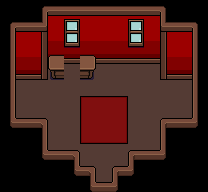

This is a level from a 2D game, rendered from its Tiled map with the project's own tilesets. A one-line summary and the complete map file follow:
An orthogonal 13x12 tile map with 16x16 px tiles, 3 tile layers (Base Layer, Ground Layer, Upper Layer), 3 tilesets and 8 objects (4x WorldObject, Entrance, Shop Slate, NPC_42, Cutscene_Entrance).

<map version="1.10" tiledversion="1.10.2" orientation="orthogonal" renderorder="right-down" width="13" height="12" tilewidth="16" tileheight="16" infinite="0" nextlayerid="12" nextobjectid="55">
 <properties>
  <property name="BuildingID" type="int" value="20" />
  <property name="MapType" value="Town" />
 </properties>
 <tileset firstgid="1" source="../Tilesets/tilesetHouses.tsx" />
 <tileset firstgid="521" source="../Tilesets/tsWalls_Floors.tsx" />
 <tileset firstgid="1005" source="../Tilesets/Decor.tsx" />
 <layer id="6" name="Base Layer" width="13" height="12">
  <data encoding="csv">
566,566,566,566,566,566,566,566,566,566,566,566,566,
566,566,566,699,699,699,699,699,699,699,566,566,566,
566,699,699,721,721,721,721,721,721,721,699,699,566,
566,721,721,743,743,743,743,743,743,743,721,721,566,
566,743,743,896,896,896,896,896,896,896,743,743,566,
566,896,896,896,896,896,896,896,896,896,896,896,566,
566,896,896,896,896,2129,2130,2131,896,896,896,896,566,
566,896,896,896,896,2152,2153,2154,896,896,896,896,566,
566,566,566,896,896,2175,2176,2177,896,896,566,566,566,
566,566,566,896,896,896,896,896,896,896,566,566,566,
566,566,566,566,566,896,896,896,566,566,566,566,566,
566,566,566,566,566,566,896,566,566,566,566,566,566
</data>
 </layer>
 <layer id="7" name="Ground Layer" width="13" height="12">
  <data encoding="csv">
0,0,609,544,544,544,544,544,544,544,610,0,0,
609,544,545,767,2086,767,767,767,2086,767,543,544,610,
611,767,567,0,2109,0,0,0,2109,0,565,767,633,
611,0,567,588,588,588,588,588,588,588,565,0,633,
611,588,589,443,0,446,0,0,0,0,587,588,633,
611,0,0,0,0,0,0,0,0,0,0,0,633,
611,0,0,0,0,0,0,0,0,0,0,0,633,
631,0,0,0,0,0,0,0,0,0,0,0,632,
0,0,611,0,0,0,0,0,0,0,633,0,0,
0,0,631,0,0,0,0,0,0,0,632,0,0,
0,0,0,0,631,0,0,0,632,0,0,0,0,
0,0,0,0,0,631,0,632,0,0,0,0,0
</data>
 </layer>
 <layer id="8" name="Upper Layer" width="13" height="12">
  <data encoding="csv">
0,0,0,0,0,0,0,0,0,0,0,0,0,
0,0,0,0,0,0,0,0,0,0,0,0,0,
0,0,0,0,0,0,0,0,0,0,0,0,0,
0,0,0,471,0,472,0,0,0,0,0,0,0,
0,0,0,0,0,0,0,0,0,0,0,0,0,
0,0,0,0,0,0,0,0,0,0,0,0,0,
0,0,0,0,0,0,0,0,0,0,0,0,0,
0,522,523,0,0,0,0,0,0,0,521,522,0,
0,0,0,0,0,0,0,0,0,0,0,0,0,
0,0,0,522,523,0,0,0,521,522,0,0,0,
0,0,0,0,0,523,0,521,0,0,0,0,0,
0,0,0,0,0,0,522,0,0,0,0,0,0
</data>
 </layer>
 <objectgroup id="4" name="Travel Layer">
  <object id="1" name="Entrance" x="96" y="188" width="16" height="4">
   <properties>
    <property name="EntranceDir" value="Up" />
    <property name="Map" value="mapTown" />
   </properties>
  </object>
 </objectgroup>
 <objectgroup id="9" name="MapObject">
  <object id="47" name="WorldObject" x="96" y="64" width="32" height="16">
   <properties>
    <property name="ObjectID" type="int" value="149" />
   </properties>
  </object>
  <object id="48" name="Shop Slate" x="64" y="64" width="16" height="16">
   <properties>
    <property name="ObjectID" type="int" value="179" />
   </properties>
  </object>
  <object id="52" name="WorldObject" x="128" y="64" width="32" height="16">
   <properties>
    <property name="ObjectID" type="int" value="180" />
   </properties>
  </object>
  <object id="53" name="WorldObject" x="16" y="80" width="32" height="16">
   <properties>
    <property name="ObjectID" type="int" value="180" />
   </properties>
  </object>
  <object id="54" name="WorldObject" x="160" y="80" width="32" height="16">
   <properties>
    <property name="ObjectID" type="int" value="180" />
   </properties>
  </object>
 </objectgroup>
 <objectgroup id="5" name="Character Layer">
  <object id="18" name="NPC_42" x="96" y="112" width="16" height="16" />
  <object id="41" name="Cutscene_Entrance" x="96" y="176" width="16" height="16" />
 </objectgroup>
</map>
